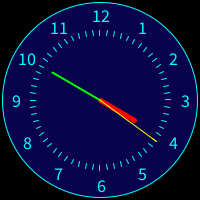
Frame 1 (no input)
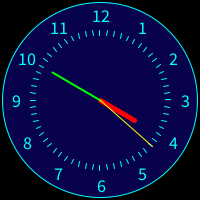
Frame 60 (the mouse pressed at the canvas centre just before this capture)
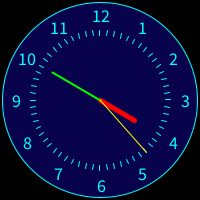
Frame 120 (the mouse held since frame 60 and released just before this capture)

The Processing sketch that drew these frames (run headless with seeded random() and noise(); from frame 60 on, the mouse is pressed at the canvas centre):

// Processing sketch: task1
// ── task1.pde
float x, y, x2, y2;

void setup() {
  size(200, 200);
  textSize(18);
  textAlign(CENTER, CENTER);
  frameRate(60);
}

void draw() {
  background(0);
  translate(100, 100);

  // draw clock face
  stroke(0, 255, 255);
  fill(8, 1, 75);
  ellipse(0, 0, 195, 195);

  // draw time numbers
  fill(0, 255, 255);    //Numbers color
  float angle = -PI/2;
  for (int i = 1; i <= 12; i++) {
    angle += PI/6;
    x = 85 * cos(angle);
    y = 85 * sin(angle);
    text(i, x, y);
  }

  // draw time ticks
  fill(0, 255, 255);
  angle = 0;
  for (int i = 1; i <= 60; i++) {
    angle += PI/30;
    x = 65 * cos(angle); 
    y = 65 * sin(angle);
    x2 = 70 * cos(angle);
    y2 = 70 * sin(angle);
    line(x, y, x2, y2);
  }
  // draw hours hand
  stroke(255, 0, 0);  
  strokeWeight(5);
  float angleleHours = hour() * PI/6 - PI/2;  // hours * 30 degrees
  x = 40 * cos(angleleHours);
  y = 40 * sin(angleleHours);
  line(0, 0, x, y);  

  // draw minutes hand
  stroke(0, 255, 0);  
  strokeWeight(2);
  float angleleMin = minute() * PI/30 - PI/2;  // minutes * 6 degrees
  x = 55 * cos(angleleMin);
  y = 55 * sin(angleleMin);
  line(0, 0, x, y);

  // draw seconds hand 
  stroke(255, 255, 0);
  strokeWeight(1);
  float angleleSec = second() * PI/30 - PI/2;  // seconds * 6 degrees
  x = 70 * cos(angleleSec);
  y = 70 * sin(angleleSec);
  line(0, 0, x, y);
}
